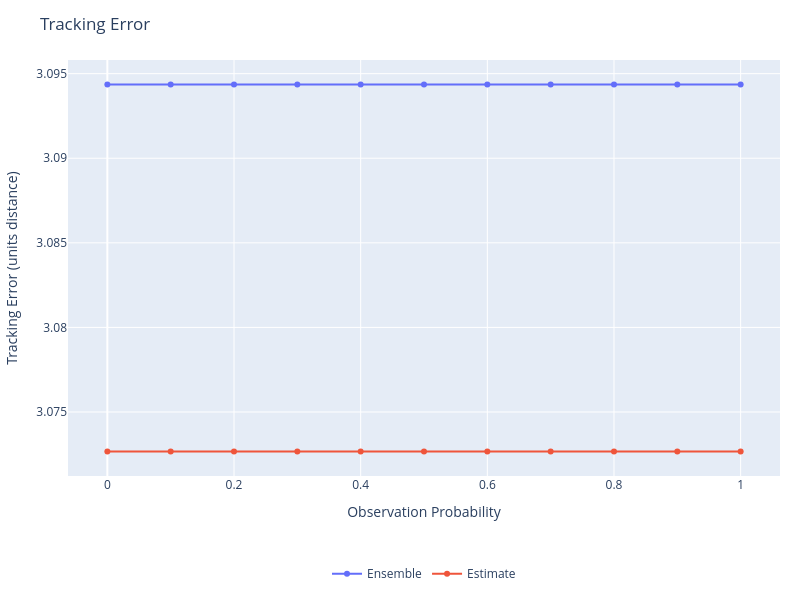
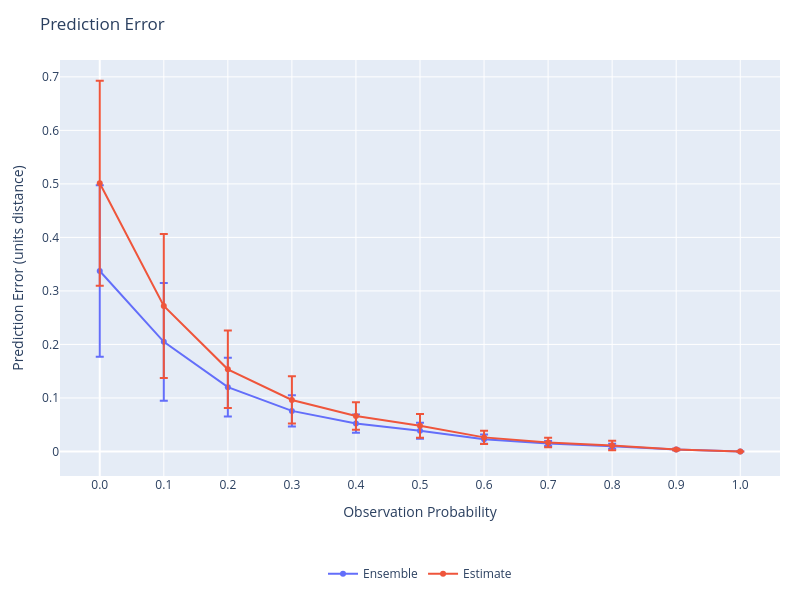
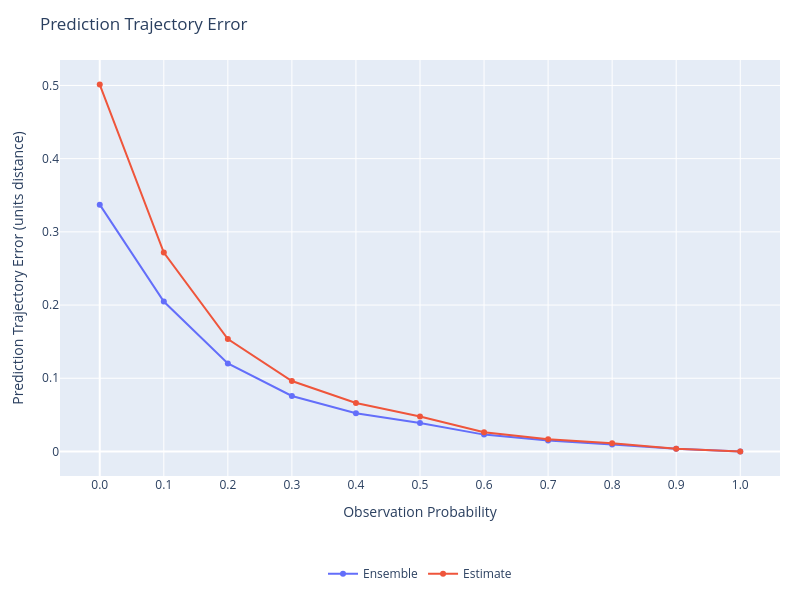
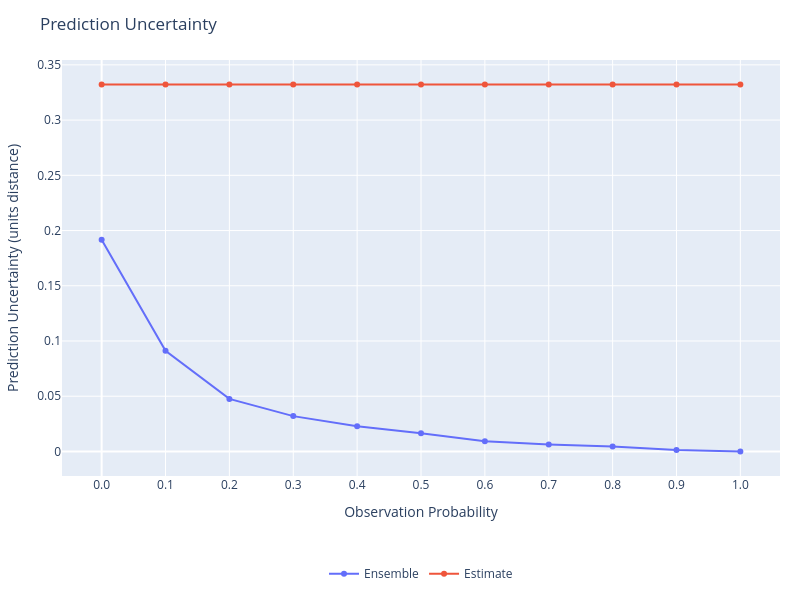

Write notebook code for charts like these, in order.
### Code cell
%reload_ext autoreload
%autoreload 2
from plots import *
import numpy as np

x_key = 'observation_probability'

# Data for plotting
plots = {
    'tracking_error_mean': {
        'title': 'Tracking Error',
        'ylabel': 'Tracking Error (units distance)',
        'xlabel': 'Observation Probability',
        # Average over all episodes and all timesteps.
        'y': {
            series: [np.mean(output[series][experiment]['tracking_error_mean']) for experiment in output[series]]
                for series in output
        }
    },
    'prediction_error_mean': {
        'title': 'Prediction Error',
        'ylabel': 'Prediction Error (units distance)',
        'xlabel': 'Observation Probability',
        'x': {series: get_x_radii(series, output, x_key) for series in output},
        # Average over all episodes and all timesteps.
        'y': {
            series: [np.mean(output[series][exp]['prediction_error_mean']) for exp in sorted_experiments(series, output, x_key)]
                for series in output if not next(iter(output[series].values())).attrs['prediction_disable']
        },
        'y_std': {
            series: [np.std(np.mean(output[series][exp]['prediction_error_mean'], axis=tuple(range(1, output[series][exp]['prediction_error_mean'].ndim)))) for exp in sorted_experiments(series, output, x_key)]
                for series in output if not next(iter(output[series].values())).attrs['prediction_disable']
        }
    },
    'prediction_trajectory_error_mean': {
        'title': 'Prediction Trajectory Error',
        'ylabel': 'Prediction Trajectory Error (units distance)',
        'xlabel': 'Observation Probability',
        'x': {series: get_x_radii(series, output, x_key) for series in output},
        # Average over all episodes and all timesteps.
        'y': {
            series: [np.mean(output[series][exp]['prediction_trajectory_error_mean']) for exp in sorted_experiments(series, output, x_key)]
                for series in output if not next(iter(output[series].values())).attrs['prediction_disable']
        }
    },
    'prediction_uncertainty_mean': {
        'title': 'Prediction Uncertainty',
        'ylabel': 'Prediction Uncertainty (units distance)',
        'xlabel': 'Observation Probability',
        'x': {series: get_x_radii(series, output, x_key) for series in output},
        # Average over all episodes and all timesteps.
        'y': {
            series: [np.mean(output[series][exp]['prediction_uncertainty_mean']) for exp in sorted_experiments(series, output, x_key)]
                for series in output if not next(iter(output[series].values())).attrs['prediction_disable']
        }
    },
    'prediction_uncertainty_gap_mean': {
        'title': 'Prediction Uncertainty Gap',
        'ylabel': 'Prediction Uncertainty Gap (units distance)',
        'xlabel': 'Observation Probability',
        'x': {series: get_x_radii(series, output, x_key) for series in output},
        # Average over all episodes and all timesteps.
        'y': {
            series: [np.mean(output[series][exp]['prediction_uncertainty_gap_mean']) for exp in sorted_experiments(series, output, x_key)]
                for series in output if not next(iter(output[series].values())).attrs['prediction_disable']
        }
    },
    'prediction_uncertainty_gap_min': {
        'title': 'Prediction Uncertainty Gap (Min)',
        'ylabel': 'Prediction Uncertainty Gap Min (units distance)',
        'xlabel': 'Observation Probability',
        'x': {series: get_x_radii(series, output, x_key) for series in output},
        # Average over all episodes and all timesteps.
        'y': {
            series: [np.mean(output[series][exp]['prediction_uncertainty_gap_min']) for exp in sorted_experiments(series, output, x_key)]
                for series in output if not next(iter(output[series].values())).attrs['prediction_disable']
        }
    },
    'prediction_uncertainty_gap_max': {
        'title': 'Prediction Uncertainty Gap (Max)',
        'ylabel': 'Prediction Uncertainty Gap Max (units distance)',
        'xlabel': 'Observation Probability',
        'x': {series: get_x_radii(series, output, x_key) for series in output},
        # Average over all episodes and all timesteps.
        'y': {
            series: [np.mean(output[series][exp]['prediction_uncertainty_gap_max']) for exp in sorted_experiments(series, output, x_key)]
                for series in output if not next(iter(output[series].values())).attrs['prediction_disable']
        }
    }
}

# Miscelaneous statistics.
timesteps = [np.max([np.max(output[series][experiment]['deltaSteps'].shape[1]) for experiment in output[series]]) for series in output]

plot(plots, timesteps=timesteps)

### Figure 1 — Plotly figure (JSON) as saved in the notebook; plotly's stock layout.template omitted (floating-point values rounded to 4 significant figures)
{"data": [{"hovertemplate": "%{x:.2f}: %{y:.4f}<extra></extra>", "mode": "lines+markers", "name": "Ensemble", "type": "scatter", "x": [0.0, 0.1, 0.2, 0.3, 0.4, 0.5, 0.6, 0.7, 0.8, 0.9, 1.0], "y": [3.094, 3.094, 3.094, 3.094, 3.094, 3.094, 3.094, 3.094, 3.094, 3.094, 3.094]}, {"hovertemplate": "%{x:.2f}: %{y:.4f}<extra></extra>", "mode": "lines+markers", "name": "Estimate", "type": "scatter", "x": [0.0, 0.1, 0.2, 0.3, 0.4, 0.5, 0.6, 0.7, 0.8, 0.9, 1.0], "y": [3.073, 3.073, 3.073, 3.073, 3.073, 3.073, 3.073, 3.073, 3.073, 3.073, 3.073]}], "layout": {"autosize": true, "height": 600, "hovermode": "closest", "legend": {"orientation": "h", "x": 0.5, "xanchor": "center", "y": -0.2, "yanchor": "top"}, "margin": {"b": 120, "l": 60, "r": 20, "t": 60}, "showlegend": true, "title": {"text": "Tracking Error"}, "width": 800, "xaxis": {"title": {"text": "Observation Probability"}}, "yaxis": {"title": {"text": "Tracking Error (units distance)"}}}}

### Figure 2 — Plotly figure (JSON) as saved in the notebook; plotly's stock layout.template omitted (floating-point values rounded to 4 significant figures)
{"data": [{"error_y": {"array": [0.1604, 0.11, 0.05486, 0.02929, 0.01693, 0.01498, 0.008722, 0.004821, 0.004623, 0.001315, 1.061e-08], "type": "data", "visible": true}, "hovertemplate": "%{x:.2f}: %{y:.4f}<extra></extra>", "mode": "lines+markers", "name": "Ensemble", "type": "scatter", "x": [0, 0.1, 0.2, 0.3, 0.4, 0.5, 0.6, 0.7, 0.8, 0.9, 1], "y": [0.3371, 0.2048, 0.1202, 0.07582, 0.05207, 0.03871, 0.02299, 0.01481, 0.009569, 0.003538, 4.752e-08]}, {"error_y": {"array": [0.1914, 0.1344, 0.07249, 0.04419, 0.02555, 0.02225, 0.0123, 0.008829, 0.008905, 0.001415, 2.621e-09], "type": "data", "visible": true}, "hovertemplate": "%{x:.2f}: %{y:.4f}<extra></extra>", "mode": "lines+markers", "name": "Estimate", "type": "scatter", "x": [0, 0.1, 0.2, 0.3, 0.4, 0.5, 0.6, 0.7, 0.8, 0.9, 1], "y": [0.5012, 0.2718, 0.1535, 0.09623, 0.06622, 0.04783, 0.0263, 0.01661, 0.01119, 0.003541, 1.056e-08]}], "layout": {"autosize": true, "height": 600, "hovermode": "closest", "legend": {"orientation": "h", "x": 0.5, "xanchor": "center", "y": -0.2, "yanchor": "top"}, "margin": {"b": 120, "l": 60, "r": 20, "t": 60}, "showlegend": true, "title": {"text": "Prediction Error"}, "width": 800, "xaxis": {"ticktext": ["0.0", "0.1", "0.2", "0.3", "0.4", "0.5", "0.6", "0.7", "0.8", "0.9", "1.0"], "tickvals": [0, 0.1, 0.2, 0.3, 0.4, 0.5, 0.6, 0.7, 0.8, 0.9, 1], "title": {"text": "Observation Probability"}}, "yaxis": {"title": {"text": "Prediction Error (units distance)"}}}}

### Figure 3 — Plotly figure (JSON) as saved in the notebook; plotly's stock layout.template omitted (floating-point values rounded to 4 significant figures)
{"data": [{"hovertemplate": "%{x:.2f}: %{y:.4f}<extra></extra>", "mode": "lines+markers", "name": "Ensemble", "type": "scatter", "x": [0, 0.1, 0.2, 0.3, 0.4, 0.5, 0.6, 0.7, 0.8, 0.9, 1], "y": [0.3371, 0.2048, 0.1202, 0.07582, 0.05207, 0.03871, 0.02299, 0.01481, 0.009569, 0.003538, 4.752e-08]}, {"hovertemplate": "%{x:.2f}: %{y:.4f}<extra></extra>", "mode": "lines+markers", "name": "Estimate", "type": "scatter", "x": [0, 0.1, 0.2, 0.3, 0.4, 0.5, 0.6, 0.7, 0.8, 0.9, 1], "y": [0.5012, 0.2718, 0.1535, 0.09623, 0.06622, 0.04783, 0.0263, 0.01661, 0.01119, 0.003541, 1.056e-08]}], "layout": {"autosize": true, "height": 600, "hovermode": "closest", "legend": {"orientation": "h", "x": 0.5, "xanchor": "center", "y": -0.2, "yanchor": "top"}, "margin": {"b": 120, "l": 60, "r": 20, "t": 60}, "showlegend": true, "title": {"text": "Prediction Trajectory Error"}, "width": 800, "xaxis": {"ticktext": ["0.0", "0.1", "0.2", "0.3", "0.4", "0.5", "0.6", "0.7", "0.8", "0.9", "1.0"], "tickvals": [0, 0.1, 0.2, 0.3, 0.4, 0.5, 0.6, 0.7, 0.8, 0.9, 1], "title": {"text": "Observation Probability"}}, "yaxis": {"title": {"text": "Prediction Trajectory Error (units distance)"}}}}

### Figure 4 — Plotly figure (JSON) as saved in the notebook; plotly's stock layout.template omitted (floating-point values rounded to 4 significant figures)
{"data": [{"hovertemplate": "%{x:.2f}: %{y:.4f}<extra></extra>", "mode": "lines+markers", "name": "Ensemble", "type": "scatter", "x": [0, 0.1, 0.2, 0.3, 0.4, 0.5, 0.6, 0.7, 0.8, 0.9, 1], "y": [0.1917, 0.09108, 0.0476, 0.03198, 0.02291, 0.01644, 0.009287, 0.006312, 0.004476, 0.001355, 1.455e-08]}, {"hovertemplate": "%{x:.2f}: %{y:.4f}<extra></extra>", "mode": "lines+markers", "name": "Estimate", "type": "scatter", "x": [0, 0.1, 0.2, 0.3, 0.4, 0.5, 0.6, 0.7, 0.8, 0.9, 1], "y": [0.3322, 0.3322, 0.3322, 0.3322, 0.3322, 0.3322, 0.3322, 0.3322, 0.3322, 0.3322, 0.3322]}], "layout": {"autosize": true, "height": 600, "hovermode": "closest", "legend": {"orientation": "h", "x": 0.5, "xanchor": "center", "y": -0.2, "yanchor": "top"}, "margin": {"b": 120, "l": 60, "r": 20, "t": 60}, "showlegend": true, "title": {"text": "Prediction Uncertainty"}, "width": 800, "xaxis": {"ticktext": ["0.0", "0.1", "0.2", "0.3", "0.4", "0.5", "0.6", "0.7", "0.8", "0.9", "1.0"], "tickvals": [0, 0.1, 0.2, 0.3, 0.4, 0.5, 0.6, 0.7, 0.8, 0.9, 1], "title": {"text": "Observation Probability"}}, "yaxis": {"title": {"text": "Prediction Uncertainty (units distance)"}}}}
